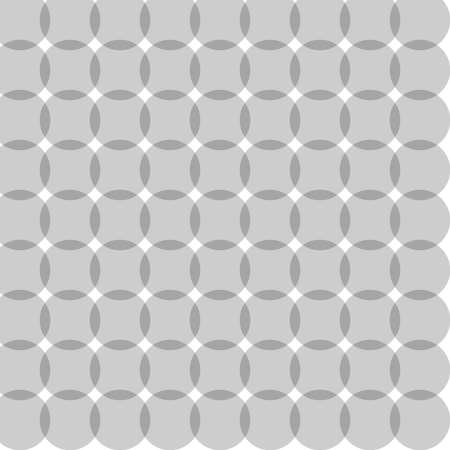
Frame 1 (no input)
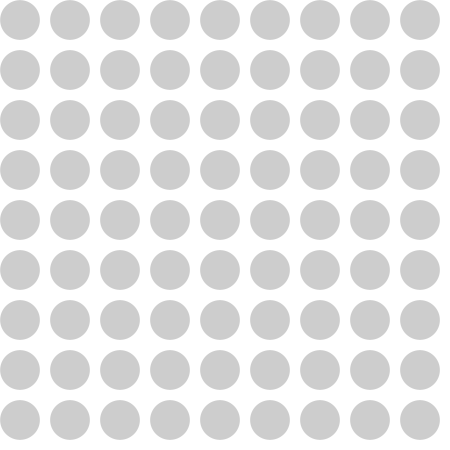
Frame 60 (the mouse pressed at the canvas centre just before this capture)
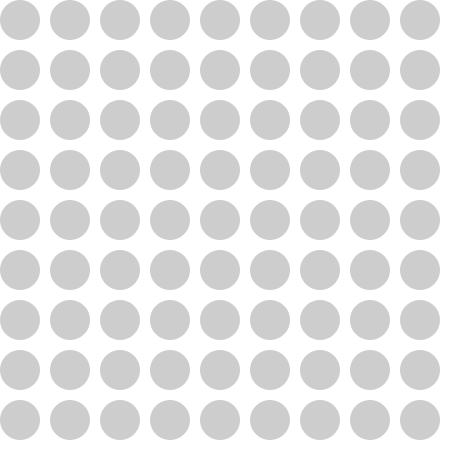
Frame 120 (the mouse held since frame 60 and released just before this capture)

The Processing sketch that drew these frames (run headless with seeded random() and noise(); from frame 60 on, the mouse is pressed at the canvas centre):

// Processing sketch: processing_38885
// ── processing_38885.pde

float time =0.0;
float increment = 0.01;
int x;
int y;

void setup(){
  size(450,450);
  smooth();
}
    
void draw(){
  background(255);
  noStroke();
  
  float n = noise(time)*100;
  time+=increment;
  
  fill(0,50);
  for(int x=20;x<width;x+=50){
    for(int y=20;y<height;y+=50){
  ellipse(x,y,n,n);
    }
  }
}
                
                
